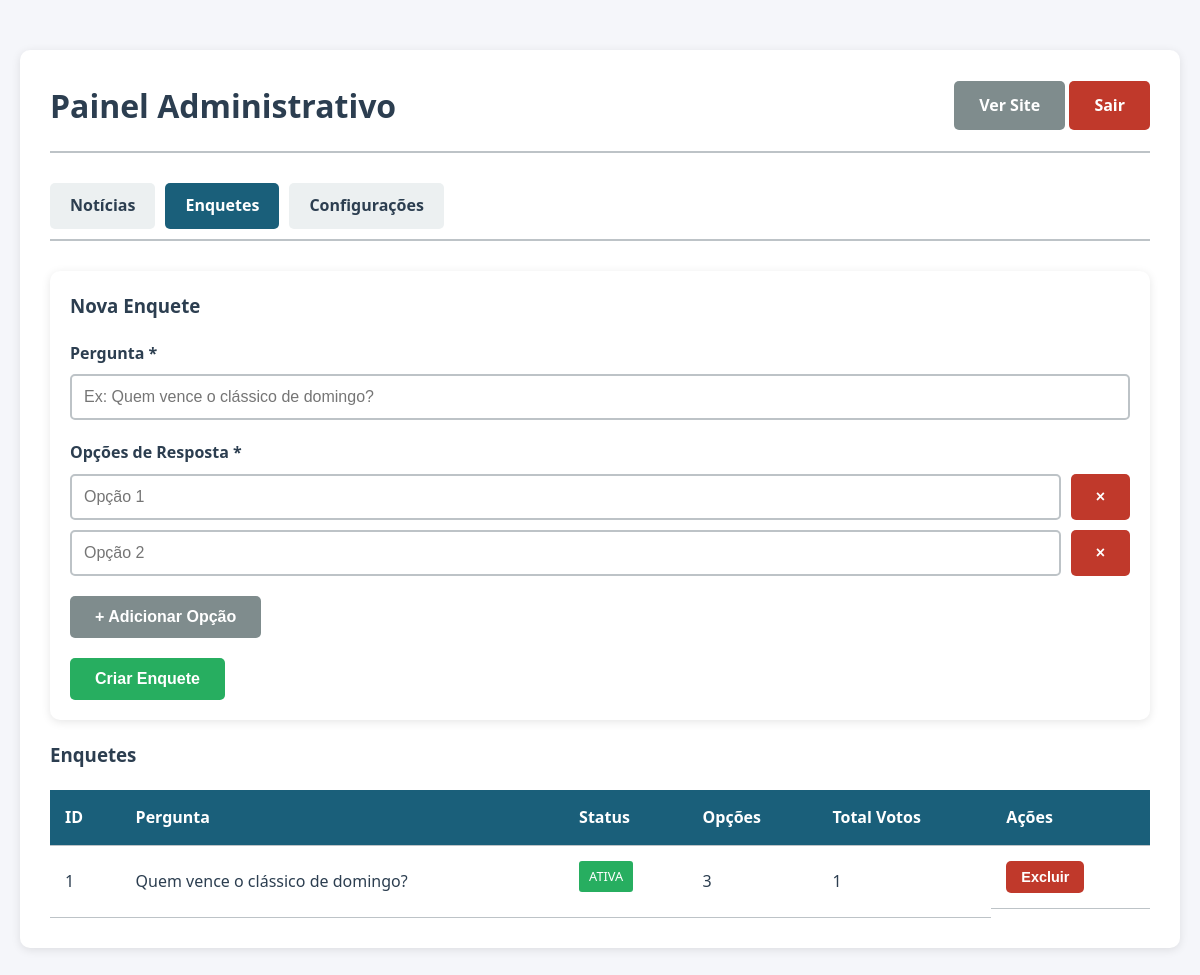
The page /admin.php?tab=enquetes (signed in) on the database its author committed.
### tables this page shows
CREATE TABLE enquetes (
            id INTEGER PRIMARY KEY AUTOINCREMENT,
            pergunta TEXT NOT NULL,
            status TEXT DEFAULT 'ativa' CHECK(status IN ('ativa', 'inativa')),
            data_criacao DATETIME DEFAULT CURRENT_TIMESTAMP
        );

### functions.php (called while the page is built, shortened)
<?php
function e(string $string): string {
    return htmlspecialchars($string, ENT_QUOTES, 'UTF-8');
}

### admin.php (the view, shortened to what this page needs)
<?php
require_once __DIR__ . '/functions.php';
$loginError = '';
$isLoggedIn = isset($_SESSION['logged_in']) && $_SESSION['logged_in'] === true;
if ($isLoggedIn) {
    $pdo = getDbConnection();
}
$noticias = [];
$enquetes = [];
$categories = getCategories();
if ($isLoggedIn) {
    $noticias = $pdo->query("SELECT * FROM noticias ORDER BY data_publicacao DESC")->fetchAll();
    $enquetes = $pdo->query("
        SELECT e.*,
               (SELECT COUNT(*) FROM enquetes_opcoes WHERE id_enquete = e.id) as num_opcoes,
               (SELECT SUM(votos) FROM enquetes_opcoes WHERE id_enquete = e.id) as total_votos
        FROM enquetes e
        ORDER BY e.data_criacao DESC
    ")->fetchAll();
    $editNoticia = null;
}
$activeTab = $_GET['tab'] ?? 'noticias';
?>
<!DOCTYPE html>
<html lang="pt-BR">
<head>
    <link rel="stylesheet" href="style.css">
</head>
<body>
    <?php if (!$isLoggedIn): ?>
        <div class="admin-container">
            <div class="admin-panel" style="max-width: 400px; margin: 100px auto;">
                <h2 class="text-center mb-2">Login Administrativo</h2>
                <?php if ($loginError): ?>
                    <div class="message message-error"><?= e($loginError) ?></div>
                <?php endif; ?>
                <form method="POST">
                    <input type="hidden" name="action" value="login">
                    <div class="form-group">
                        <label>Usuário</label>
                        <input type="text" name="username" required autofocus>
                    </div>
                    <div class="form-group">
                        <label>Senha</label>
                        <input type="password" name="password" required>
                    </div>
                    <button type="submit" class="btn" style="width: 100%;">Entrar</button>
                </form>
                <p class="text-center mt-2"><a href="/">← Voltar ao site</a></p>
            </div>
        </div>
    <?php else: ?>
        <div class="admin-container">
            <div class="admin-panel">
                <div class="admin-header">
                    <h1>Painel Administrativo</h1>
                    <div>
                        <a href="/" class="btn btn-secondary" target="_blank">Ver Site</a>
                        <a href="?logout=1" class="btn btn-danger">Sair</a>
                    </div>
                </div>
                <div class="admin-tabs">
                    <a href="?tab=noticias" class="admin-tab <?= $activeTab === 'noticias' ? 'active' : '' ?>">Notícias</a>
                    <a href="?tab=enquetes" class="admin-tab <?= $activeTab === 'enquetes' ? 'active' : '' ?>">Enquetes</a>
                    <a href="?tab=configuracoes" class="admin-tab <?= $activeTab === 'configuracoes' ? 'active' : '' ?>">Configurações</a>
                </div>
                <?php if ($activeTab === 'noticias'): ?>
                    <div class="mb-2">
                        <button onclick="document.getElementById('form-noticia').style.display='block'" class="btn btn-success">
                            + Nova Notícia
                        </button>
                        <form method="POST" class="inline-block" style="display: inline; margin-left: 10px;">
                            <input type="hidden" name="action" value="atualizar_noticias">
                            <button type="submit" class="btn">🔄 Atualizar Notícias (Auto)</button>
                        </form>
                    </div>
                    <div id="form-noticia" style="display: <?= $editNoticia ? 'block' : 'none' ?>;" class="mt-2 mb-2">
                        <div class="sidebar-widget">
                            <h3><?= $editNoticia ? 'Editar' : 'Nova' ?> Notícia</h3>
                            <form method="POST" class="mt-2">
                                <input type="hidden" name="action" value="salvar_noticia">
                                <?php if ($editNoticia): ?>
                                    <input type="hidden" name="id" value="<?= $editNoticia['id'] ?>">
                                <?php endif; ?>
                                <div class="form-group">
                                    <label>Título *</label>
                                    <input type="text" name="titulo" value="<?= e($editNoticia['titulo'] ?? '') ?>" required>
                                </div>
                                <div class="form-group">
                                    <label>Categoria *</label>
                                    <select name="categoria" required>
                                        <option value="">Selecione...</option>
                                        <?php foreach ($categories as $key => $name): ?>
                                            <option value="<?= $key ?>" <?= ($editNoticia['categoria'] ?? '') === $key ? 'selected' : '' ?>>
                                                <?= e($name) ?>
                                            </option>
                                        <?php endforeach; ?>
                                    </select>
                                </div>
                                <div class="form-group">
                                    <label>URL da Imagem</label>
                                    <input type="url" name="imagem" value="<?= e($editNoticia['imagem'] ?? '') ?>" placeholder="https://exemplo.com/imagem.jpg">
                                </div>
                                <div class="form-group">
                                    <label>Conteúdo *</label>
                                    <textarea name="conteudo" rows="10" required><?= e($editNoticia['conteudo'] ?? '') ?></textarea>
                                </div>
                                <button type="submit" class="btn btn-success"><?= $editNoticia ? 'Atualizar' : 'Criar' ?> Notícia</button>
                                <?php if ($editNoticia): ?>
                                    <a href="admin.php?tab=noticias" class="btn btn-secondary">Cancelar</a>
                                <?php endif; ?>
                            </form>
                        </div>
                    </div>
                    <table class="admin-table">
                        <thead>
                            <tr>
                                <th>ID</th>
                                <th>Título</th>
                                <th>Categoria</th>
                                <th>Data</th>
                                <th>Ações</th>
                            </tr>
                        </thead>
                        <tbody>
                            <?php foreach ($noticias as $n): ?>
                                <tr>
                                    <td><?= $n['id'] ?></td>
                                    <td><a href="/noticia/<?= e($n['slug']) ?>" target="_blank"><?= e($n['titulo']) ?></a></td>
                                    <td><?= e($categories[$n['categoria']] ?? $n['categoria']) ?></td>
                                    <td><?= formatarData($n['data_publicacao']) ?></td>
                                    <td class="admin-actions">
                                        <a href="?tab=noticias&editar_noticia=<?= $n['id'] ?>" class="btn">Editar</a>
                                        <form method="POST" style="display: inline;" onsubmit="return confirm('Tem certeza?')">
                                            <input type="hidden" name="action" value="excluir_noticia">
                                            <input type="hidden" name="id" value="<?= $n['id'] ?>">
                                            <button type="submit" class="btn btn-danger">Excluir</button>
                                        </form>
                                    </td>
                                </tr>
                            <?php endforeach; ?>
                        </tbody>
                    </table>
                <?php elseif ($activeTab === 'enquetes'): ?>
                    <div class="sidebar-widget mb-2">
                        <h3>Nova Enquete</h3>
                        <form method="POST" class="mt-2">
                            <div class="form-group">
                                <label>Pergunta *</label>
                                <input type="text" name="pergunta" required placeholder="Ex: Quem vence o clássico de domingo?">
                            </div>
                            <div class="form-group">
                                <label>Opções de Resposta *</label>
                                <div id="opcoes-container">
                                    <div class="opcao-dinamica">
                                        <input type="text" name="opcoes[]" placeholder="Opção 1" required>
                                        <button type="button" class="btn btn-danger" onclick="this.parentElement.remove()">×</button>
                                    </div>
                                    <div class="opcao-dinamica">
                                        <input type="text" name="opcoes[]" placeholder="Opção 2" required>
                                        <button type="button" class="btn btn-danger" onclick="this.parentElement.remove()">×</button>
                                    </div>
                                </div>
                                <button type="button" class="btn btn-secondary mt-1" onclick="adicionarOpcao()">+ Adicionar Opção</button>
                            </div>
                            <button type="submit" class="btn btn-success">Criar Enquete</button>
                        </form>
                    </div>
                    <h3>Enquetes</h3>
                    <table class="admin-table">
                        <thead>
                            <tr>
                                <th>ID</th>
                                <th>Pergunta</th>
                                <th>Status</th>
                                <th>Opções</th>
                                <th>Total Votos</th>
                                <th>Ações</th>
                            </tr>
                        </thead>
                        <tbody>
                            <?php foreach ($enquetes as $e): ?>
                                <tr>
                                    <td><?= $e['id'] ?></td>
                                    <td><?= e($e['pergunta']) ?></td>
                                    <td>
                                        <span class="news-card-category" style="background: <?= $e['status'] === 'ativa' ? '#27ae60' : '#7f8c8d' ?>">
                                            <?= e($e['status']) ?>
                                        </span>
                                    </td>
                                    <td><?= $e['num_opcoes'] ?></td>
                                    <td><?= $e['total_votos'] ?? 0 ?></td>
                                    <td class="admin-actions">
                                        <form method="POST" style="display: inline;" onsubmit="return confirm('Tem certeza?')">
                                            <button type="submit" class="btn btn-danger">Excluir</button>
                                        </form>
                                    </td>
                                </tr>
                            <?php endforeach; ?>
                        </tbody>
                    </table>
                <?php endif; ?>
            </div>
        </div>
    <?php endif; ?>
</body>
</html>

### style.css (style rules this page uses)
:root { --primary-color: #1a5f7a; --secondary-color: #c0392b; --accent-color: #e67e22; --text-dark: #2c3e50; --text-light: #7f8c8d; --bg-light: #ecf0f1; --white: #ffffff; --border-color: #bdc3c7; --shadow: 0 2px 10px rgba(0,0,0,0.1); --shadow-hover: 0 5px 20px rgba(0,0,0,0.15); }
* { margin: 0; padding: 0; box-sizing: border-box; }
body { font-family: 'Segoe UI', Tahoma, Geneva, Verdana, sans-serif; line-height: 1.6; color: var(--text-dark); background-color: var(--bg-light); }
a { text-decoration: none; color: inherit; transition: color 0.3s ease; }
.news-card-category { display: inline-block; background: var(--primary-color); color: var(--white); padding: 5px 10px; border-radius: 3px; font-size: 0.8em; margin-bottom: 10px; text-transform: uppercase; }
.sidebar-widget { background: var(--white); border-radius: 10px; padding: 20px; box-shadow: var(--shadow); }
.admin-panel { background: var(--white); border-radius: 10px; padding: 30px; box-shadow: var(--shadow); margin: 30px auto; }
.admin-header { display: flex; justify-content: space-between; align-items: center; margin-bottom: 30px; padding-bottom: 20px; border-bottom: 2px solid var(--border-color); }
.admin-tabs { display: flex; gap: 10px; margin-bottom: 30px; border-bottom: 2px solid var(--border-color); padding-bottom: 10px; }
.admin-tab { padding: 10px 20px; background: var(--bg-light); border: none; border-radius: 5px; cursor: pointer; font-weight: 600; transition: all 0.3s ease; }
.admin-tab:hover, .admin-tab.active { background: var(--primary-color); color: var(--white); }
.form-group { margin-bottom: 20px; }
.form-group label { display: block; margin-bottom: 8px; font-weight: 600; color: var(--text-dark); }
.form-group input[type="text"], .form-group input[type="email"], .form-group input[type="password"], .form-group input[type="url"], .form-group textarea, .form-group select { width: 100%; padding: 12px; border: 2px solid var(--border-color); border-radius: 5px; font-size: 1em; transition: border-color 0.3s ease; }
.btn { display: inline-block; padding: 12px 25px; background: var(--primary-color); color: var(--white); border: none; border-radius: 5px; cursor: pointer; font-size: 1em; font-weight: 600; transition: all 0.3s ease; }
.btn-secondary { background: var(--text-light); }
.btn-danger { background: var(--secondary-color); }
.btn-success { background: #27ae60; }
.admin-table { width: 100%; border-collapse: collapse; margin-top: 20px; }
.admin-table th, .admin-table td { padding: 15px; text-align: left; border-bottom: 1px solid var(--border-color); }
.admin-table th { background: var(--primary-color); color: var(--white); font-weight: 600; }
.admin-actions { display: flex; gap: 10px; }
.admin-actions .btn { padding: 8px 15px; font-size: 0.9em; }
.mt-1 { margin-top: 10px; }
.mt-2 { margin-top: 20px; }
.mb-2 { margin-bottom: 20px; }

### admin.php (style rules this page uses)
body { background: #f5f6fa; }
.admin-container { max-width: 1200px; margin: 0 auto; padding: 20px; }
.opcao-dinamica { margin-bottom: 10px; display: flex; gap: 10px; }
.opcao-dinamica input { flex: 1; }

### rows shown on the page
enquetes: id "1", pergunta "Quem vence o clássico de domingo?", status "ATIVA", num_opcoes "3", total_votos "1"
